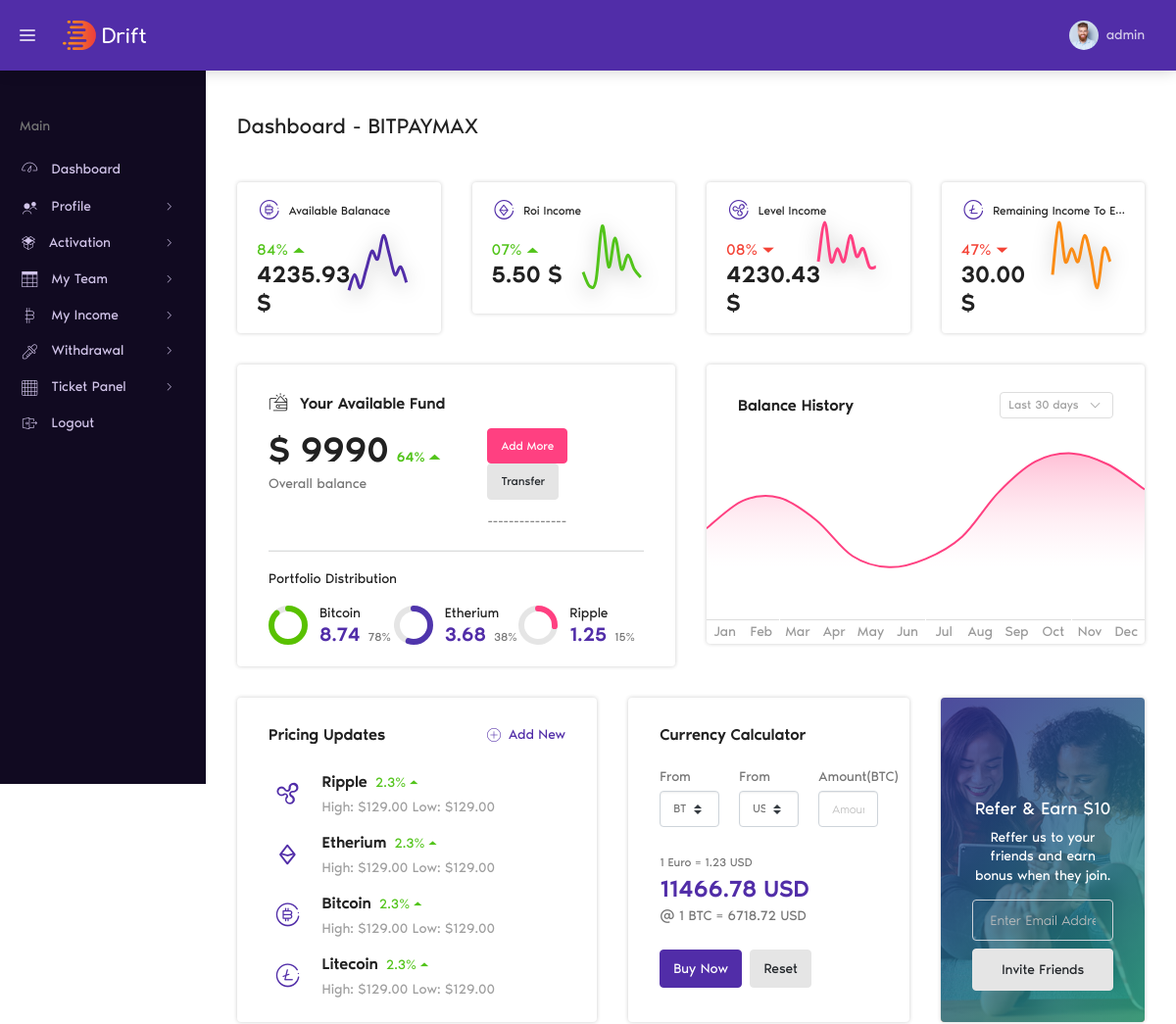
The page /profile/ (signed in, upper part) on the database as committed earlier.
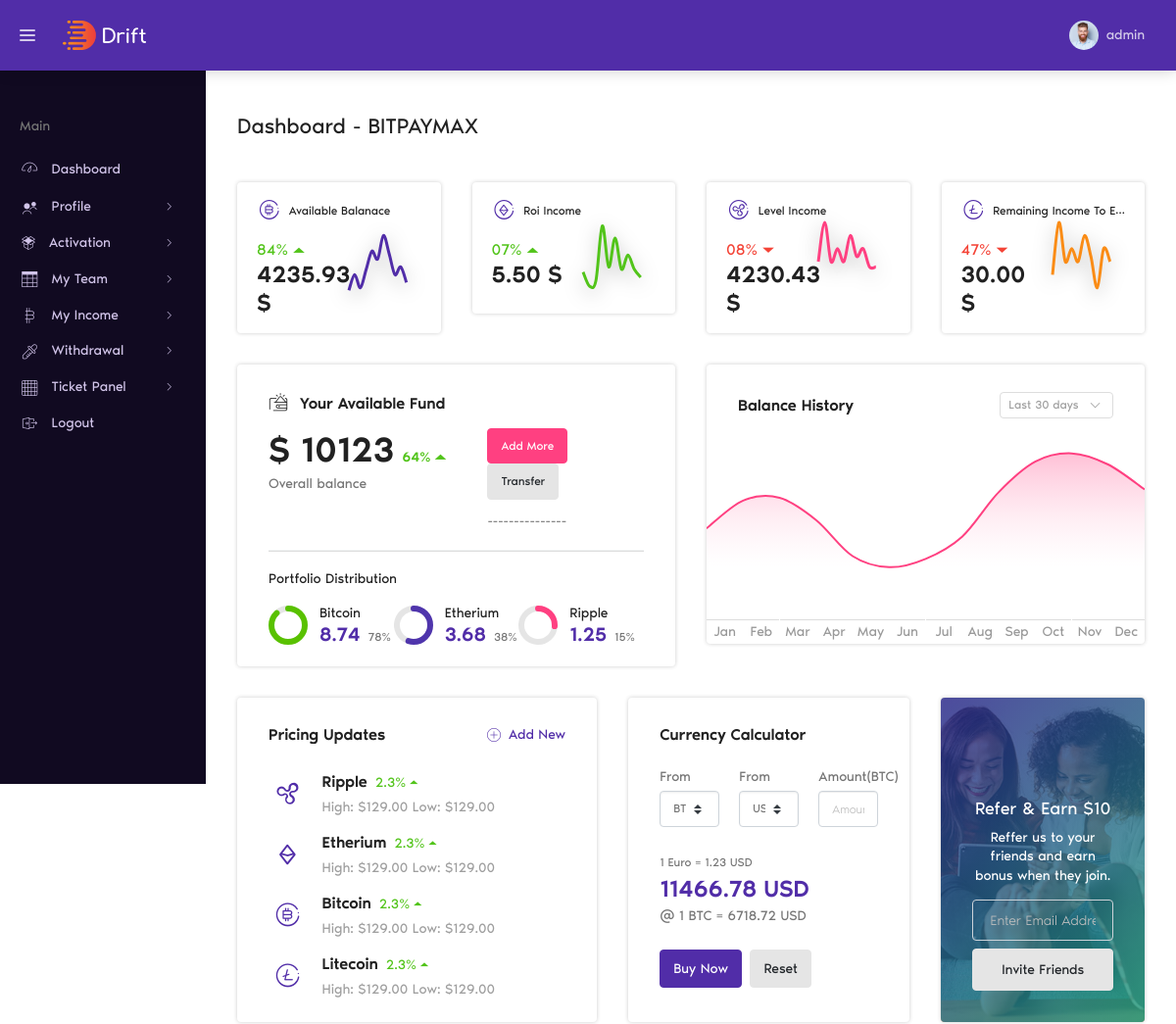
The same page on the database as committed later.
### profile_app/models.py (models this page shows, shortened)
class Fund(models.Model):
    user = models.OneToOneField("account.Account",on_delete=models.CASCADE)
    available_fund = models.PositiveIntegerField(default=0)
    previoud_fund = models.PositiveIntegerField(default=0)
    system_added = models.BooleanField(default=False)

### profile_app/views.py (the view)
# urls.py: path('profile/', include('profile_app.urls')),
@login_required
def profile(request):
    user = request.user
    fund_obj = Fund.objects.get(user = user)
    try:
        remain_price = (3 * user.packages.all().aggregate(Sum('amount')).get('amount__sum')) - user.total_income
    except Exception as e:
        remain_price = 0
    d = {
        'remain_price' : remain_price,
        'fund_obj' : fund_obj
    }
    return render(request,'profile1.html',d)

### profile_app/templates/profile1.html (shortened to what the changed rows need)
{% extends "base.html" %}
{% load static %}
{% block content %}
<div class="dt-content-wrapper">
    <div class="dt-content">
        <div class="dt-page__header">
            <h1 class="dt-page__title">Dashboard - BITPAYMAX</h1>
        </div>
        <div class="row">
            <div class="col-xl-6">
                <div class="dt-card dt-card__full-height">
                    <div class="dt-card__body pb-4">
                        <div class="row no-gutters">
                            <div class="col-sm-7 mb-8 mb-sm-0">
                                <div class="d-flex align-items-baseline mb-1">
                                    <span class="display-2 font-weight-500 text-dark mr-2">$ {{ fund_obj.available_fund }}</span>
                                    <div class="trending-section font-weight-500 text-success">
                                        <span class="value">64%</span>
                                        <i class="icon icon-pointer-up"></i>
                                    </div>
                                </div>
                            </div>
                        </div>
                    </div>
                </div>
            </div>
            <div class="col-xl-4 col-md-6">
                <div class="dt-card dt-card__full-height">
                    <div class="dt-card__body">
                        <form>
                            <div class="mb-6">
                                <h2 class="mb-1 display-4 font-weight-500 text-primary">11466.78 USD</h2>
                            </div>
                        </form>
                    </div>
                </div>
            </div>
        </div>
    </div>
</div>
{% endblock content %}

Rows that differ between the two databases and show on the page:
changed Fund: available_fund "9990" → "10123"
